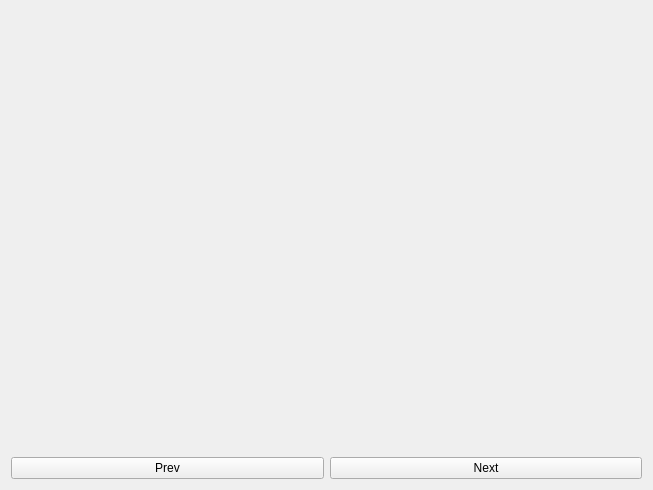
<?xml version="1.0" encoding="UTF-8"?>
<ui version="4.0">
 <class>widget_stacks_fall_down_detection</class>
 <widget class="QWidget" name="widget_stacks_fall_down_detection">
  <property name="geometry">
   <rect>
    <x>0</x>
    <y>0</y>
    <width>653</width>
    <height>490</height>
   </rect>
  </property>
  <property name="windowTitle">
   <string>Form</string>
  </property>
  <layout class="QVBoxLayout" name="verticalLayout">
   <item>
    <widget class="QStackedWidget" name="stackedWidget">
     <property name="currentIndex">
      <number>-1</number>
     </property>
    </widget>
   </item>
   <item>
    <layout class="QHBoxLayout" name="horizontalLayout">
     <item>
      <widget class="QPushButton" name="pushButtonPrev">
       <property name="text">
        <string>Prev</string>
       </property>
      </widget>
     </item>
     <item>
      <widget class="QPushButton" name="pushButtonNext">
       <property name="text">
        <string>Next</string>
       </property>
      </widget>
     </item>
    </layout>
   </item>
  </layout>
 </widget>
 <resources/>
 <connections/>
</ui>
